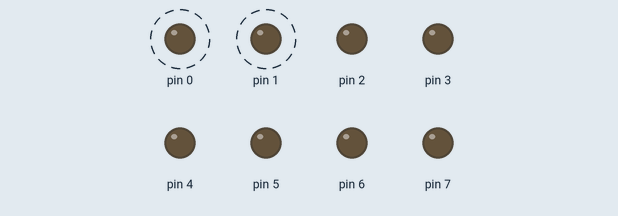
Bench run of a sketch on a simulated Arduino Uno, built with avr-gcc and run on an emulated ATmega328P. On the bench: output pins drawn as LEDs (lit = HIGH). Dashed ring = blinking.

Above: at 0.2 s.
Timing chart, 0 to 3.0 s (numbered marks = the images above):
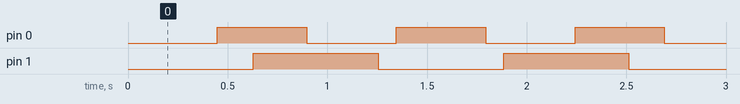

Measured:
- by itself, pin 0: alternates HIGH for 0.45 s and LOW for 0.45 s
- by itself, pin 1: alternates HIGH for 0.63 s and LOW for 0.63 s
- by itself, everything shown: repeats every 6.3 s, in 22 steps

The sketch:

5.1.ino
```cpp
#include <avr/io.h>
#include <avr/interrupt.h>

int count0 = 0;
int count1 = 0;
int main(void)
{
  DDRD = 0xFF;
  SREG = 0x80;
  TCCR0A = 0x00;
  TCCR0B = 0x03;
  TIMSK0 = 0x01;
  TCNT0 = 200;
  TCNT2 = 100;
  TCCR2A = 0x00;
  TCCR2B = 0x03;
  TIMSK2 = 0x01;

  while(true){
  }
}

ISR(TIMER0_OVF_vect)
{
  count0++;
  if(count0 == 2000){ //200ms/4 is 50
    PORTD ^= 0x01;
    count0 = 0;
  }
  TCNT0 = 200;
}

ISR(TIMER2_OVF_vect){
  count1++;
  if(count1 == 2000){
    PORTD ^= 0x02;
    count1 = 0;
  }
  TCNT2 = 100;
}
```
